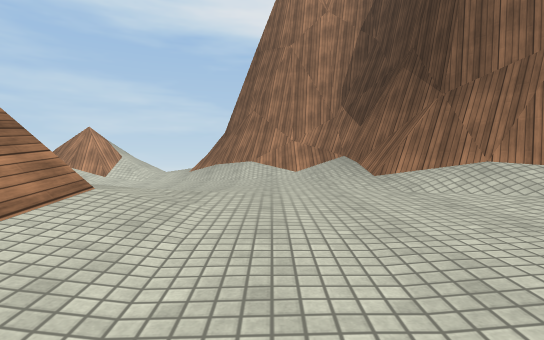
[1] (above)

17 first-person views from a walk through a scene from a Unity 3-D project. The camera is 1.2 m above the floor, looks level and sees 80° across. The floor is counted in squares, 2 m on a side. Each view is taken from the middle of a square. On the plan, view 1 faces up. The plan holds only what a view shows up to about 10 squares ahead; the rest is blank. The place goes on beyond the plan. Surface patterns are stand-ins for the level's own textures.

[2]
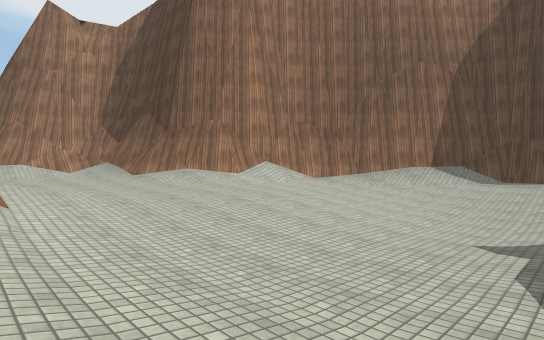

[3]
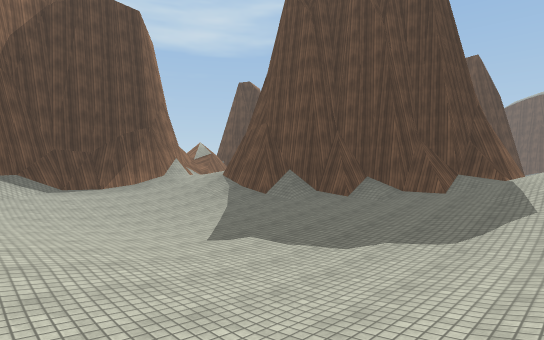

[4]
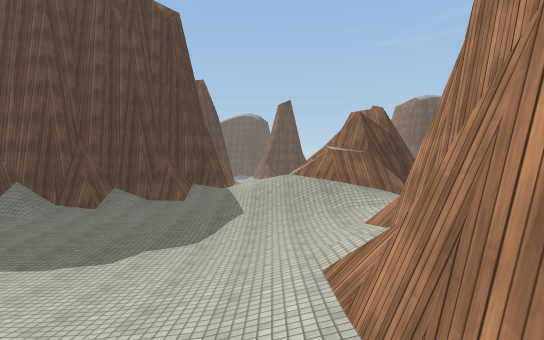

[5]
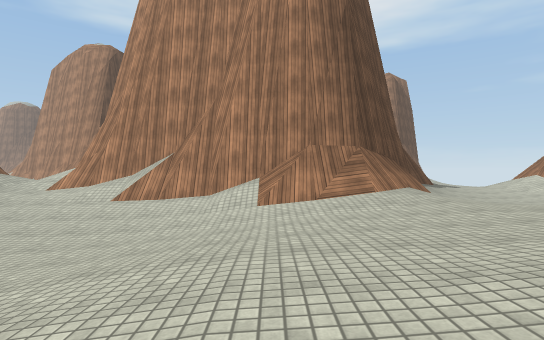

[6]
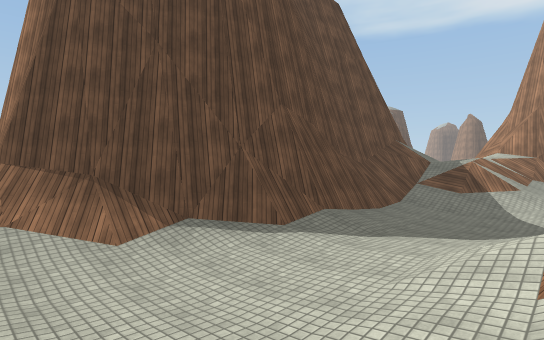

[7]
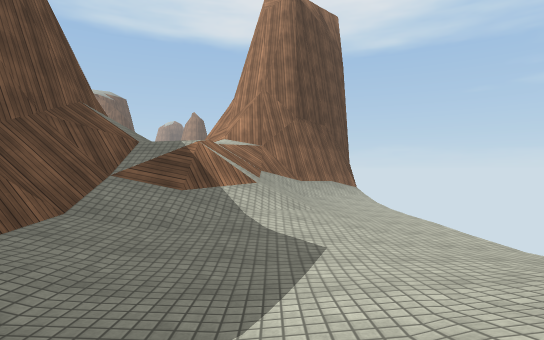

[8]
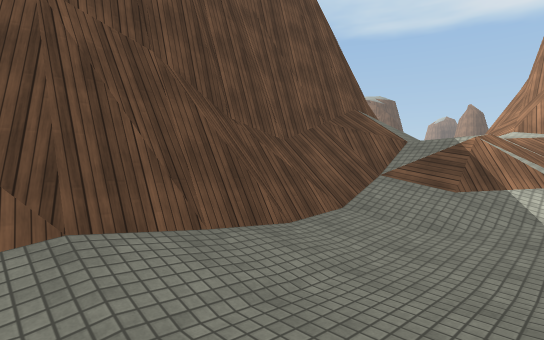

[9]
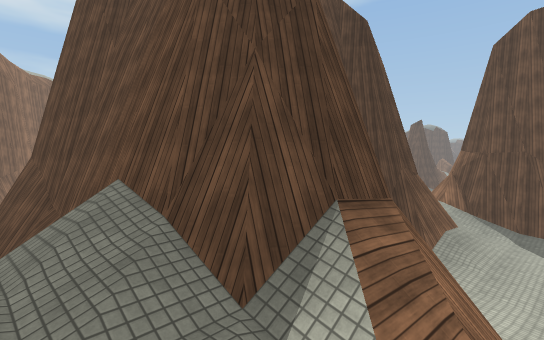

[10]
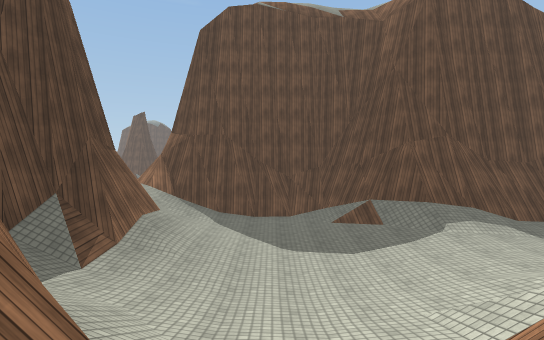

[11]
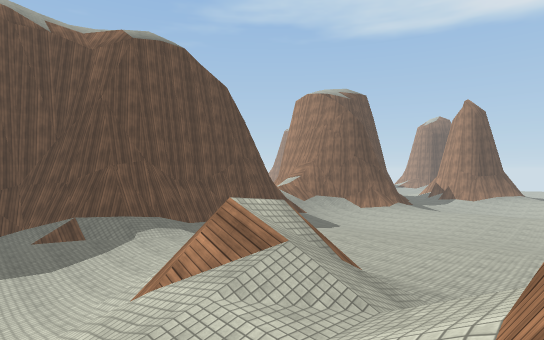

[12]
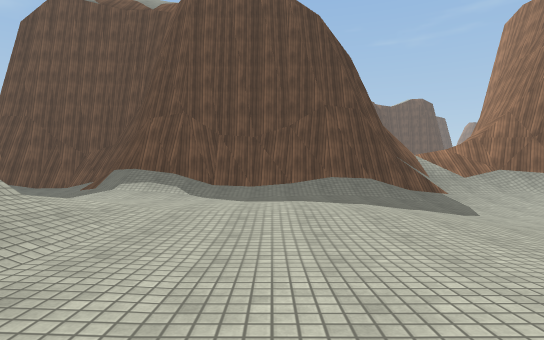

[13]
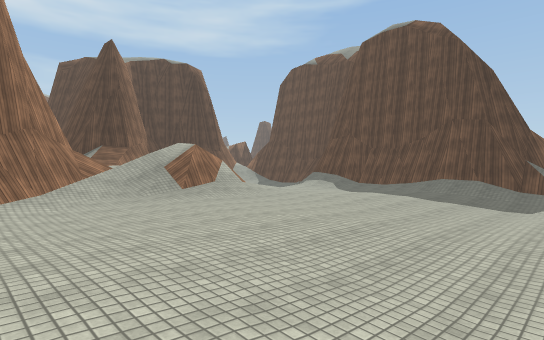

[14]
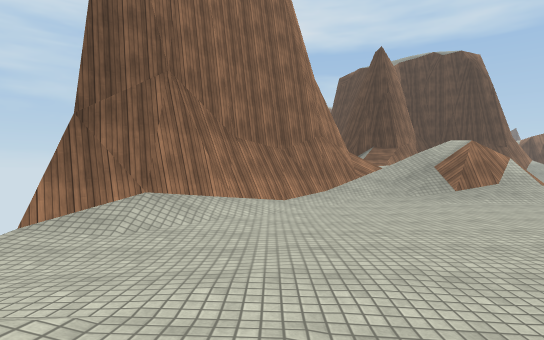

[15]
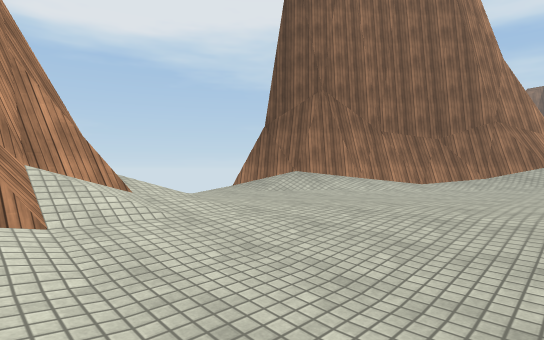

[16]
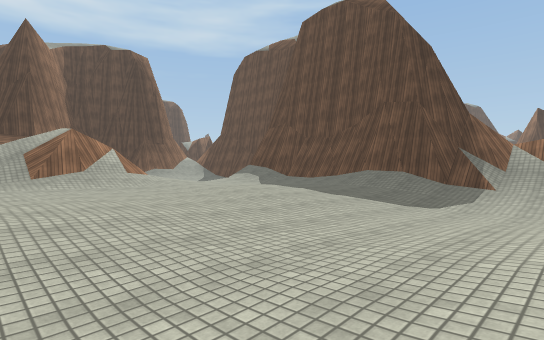

[17]
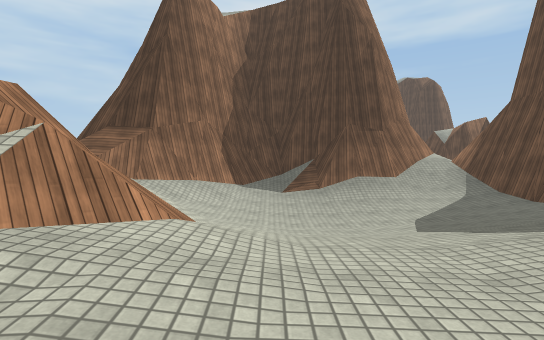

### Floor plan
Key: @ floor where view 1 was taken; # wall or solid block; x gap in a wall; . main floor; : floor 0.25 m higher than the main floor; - floor 0.25 m lower than the main floor; + floor 0.5 m higher than the main floor; _ floor 0.5 m lower than the main floor; < floor 0.75 m lower than the main floor; * floor 1 m higher than the main floor; ( floor 1 m lower than the main floor; % floor 1.5 m higher than the main floor; & floor 2.25 m higher than the main floor; / step, stairs or slope; = window, fence, low wall or low ledge.
Columns run from 28 left of view 1 to 9 right of it. Each row starts with its distance up from view 1.
 11      x#
 10  # ../##    #/--___-. ///+/#
  9 ##/.../##   ##/...--.//#/:/##
  8 #/...../##  ##=///.--../..//###
  7 .-....../#####///=/.....--.///#
  6 -_-....../###/ &&//:::/.---.:/#
  5 -_-......+/// //////####/...:+##
  4 -_-.....:///%%/######  ###:..:/##
  3 ----..../=////##        ##=:..:/###
  2 --_-....+//=///##        #/.....//##
  1 -__-....:///--//##       #/.-...../##
  0 ___-.....:.-__-./#       #/_@_----//##
 -1  __-.......-__-./#      ##-_<<<<<<_//#
 -2 __-......:.-__-/##      #/-<((((((<-/#
 -3 ...///::///.-_-/##     ##/-<((((((<-.#
 -4 ///########/.-.:/#     #/._<(((((<_-.#
 -5 //##      ##/..///     /+.-_<<<<<_-.
 -6            #######     ////-____-//
 -7                        /////.--./##
 -8                       ###/%//./###
 -9                       #    **###
-10                             ##
-11                             ##
-12                             #

Positions as (right, up) in squares from view 1, and headings:
1: (0, 0), facing up
2: (-2, -4), facing up-right
3: (-2, 0), facing down-right
4: (-2, 1), facing down
5: (4, 1), facing left
6: (-2, 9), facing down-left
7: (-6, 8), facing left
8: (-6, 8), facing down-left
9: (-15, 6), facing down-right
10: (-15, 4), facing down
11: (-15, 6), facing down-left
12: (-22, 5), facing down
13: (-27, 8), facing down-right
14: (-27, 8), facing right
15: (-28, 5), facing up-right
16: (-28, 5), facing down-right
17: (-21, 0), facing right
